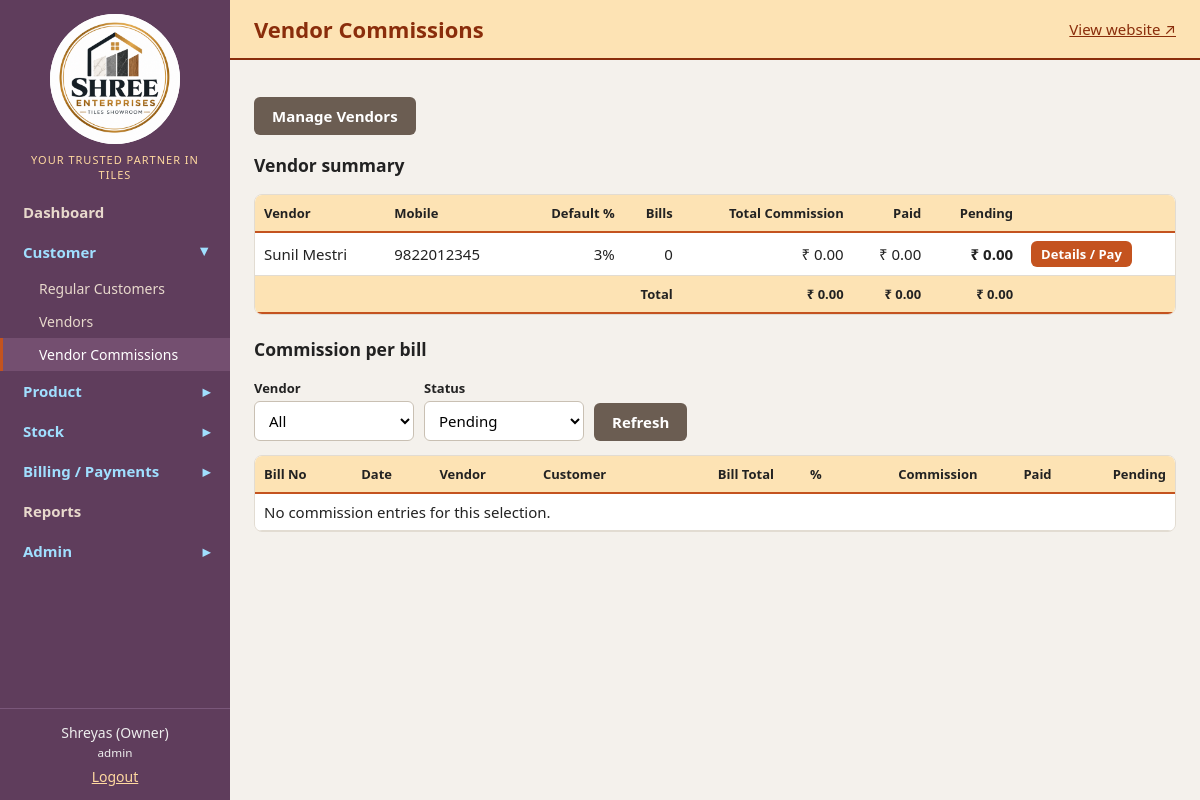
Screenshot of /ShreeEnterprises/vendor_commissions.php (signed in) with the database file from the repository.
### tables this page shows
CREATE TABLE vendors (
  id INT AUTO_INCREMENT PRIMARY KEY,
  name VARCHAR(80) NOT NULL,
  reg_date DATE NOT NULL,
  mobile VARCHAR(15) NOT NULL,
  alt_mobile VARCHAR(15) NULL,
  address VARCHAR(255) NULL,
  commission_pct DECIMAL(5,2) NOT NULL DEFAULT 0,
  note VARCHAR(150) NULL,
  created_at TIMESTAMP DEFAULT CURRENT_TIMESTAMP
);

### ShreeEnterprises/includes/functions.php (called while the page is built, shortened)
<?php
class DbStmt {
    private $res;
    public function __construct($res) { $this->res = $res; }
    public function fetchAll(): array { return $this->res ? $this->res->fetch_all(MYSQLI_ASSOC) : []; }
}
class Db {
    public function __construct(mysqli $c) { $this->c = $c; }
}
function db(): Db {
    static $db = null;
    if ($db === null) {
        try {
            $c = new mysqli(DB_HOST, DB_USER, DB_PASS, DB_NAME);
            $c->set_charset('utf8mb4');
            $db = new Db($c);
        } catch (mysqli_sql_exception $e) {
            http_response_code(500);
            $code = (int)$e->getCode();
            $hint = $code === 1049 ? 'The database "' . DB_NAME . '" does not exist yet: import database/shree_enterprises.sql in phpMyAdmin.'
                  : ($code === 1045 ? 'Wrong DB_USER / DB_PASS in config.php.'
                  : 'Is MySQL running in the XAMPP Control Panel? Check DB_HOST in config.php.');
            die('<div style="font-family:sans-serif;max-width:640px;margin:40px auto"><h3>Database connection failed</h3><p>' . $hint .
                '</p><p style="font-size:13px">Config file in use: <code>' . htmlspecialchars(realpath(__DIR__ . '/../config.php')) . '</code><br>User: <code>' .
                htmlspecialchars(DB_USER) . '</code> · Password set in config: <b>' . (DB_PASS === '' ? 'NO (empty)' : 'yes (' . strlen(DB_PASS) . ' characters)') .
                '</b></p><p style="color:#777;font-size:13px">Technical detail: ' . htmlspecialchars($e->getMessage()) . '</p></div>');
        }
    }
    return $db;
}
function q(string $sql, array $params = []): DbStmt {
    try {
        $st = db()->c->prepare($sql);
        $st->execute();
        $res = $st->get_result();
        return new DbStmt($res ?: null);
    } catch (mysqli_sql_exception $e) {
        throw db_error($e);
    }
}
function rows(string $sql, array $p = []): array { return q($sql, $p)->fetchAll(); }
function e($s): string { return htmlspecialchars((string)$s, ENT_QUOTES, 'UTF-8'); }
function money($n): string { return '₹ ' . number_format((float)$n, 2); }

### ShreeEnterprises/vendor_commissions.php (the view, shortened to what this page needs)
<?php
require_once __DIR__ . '/includes/functions.php';
$status = $_GET['status'] ?? 'pending';
require __DIR__ . '/includes/header.php';
$sum = rows('SELECT v.id, v.name, v.mobile, v.commission_pct, COUNT(vc.id) AS bills, COALESCE(SUM(vc.commission_amount),0) AS comm, COALESCE(SUM(vc.paid_amount),0) AS paid
             FROM vendors v LEFT JOIN vendor_commissions vc ON vc.vendor_id = v.id GROUP BY v.id, v.name, v.mobile, v.commission_pct ORDER BY (COALESCE(SUM(vc.commission_amount),0) - COALESCE(SUM(vc.paid_amount),0)) DESC, v.name');
$sql = 'SELECT vc.*, v.name AS vendor, i.invoice_date, i.total_amount, c.name AS customer FROM vendor_commissions vc
        JOIN vendors v ON v.id = vc.vendor_id JOIN invoices i ON i.id = vc.invoice_id JOIN customers c ON c.id = i.customer_id WHERE 1=1';
$pr = [];
if ($status === 'pending') $sql .= ' AND vc.commission_amount - vc.paid_amount > 0.004';
$list = rows($sql . ' ORDER BY i.invoice_date, vc.id', $pr);
$tC = $tP = 0;
?>
<p><a class="btn alt" href="master.php?m=vendors">Manage Vendors</a></p>
<h3>Vendor summary</h3>
<div class="tw"><table>
<tr><th>Vendor</th><th>Mobile</th><th class="r">Default %</th><th class="r">Bills</th><th class="r">Total Commission</th><th class="r">Paid</th><th class="r">Pending</th><th></th></tr>
<?php foreach ($sum as $s): $tC += $s['comm']; $tP += $s['paid']; ?>
<tr><td><?= e($s['name']) ?></td><td><?= e($s['mobile']) ?></td><td class="r"><?= $s['commission_pct'] + 0 ?>%</td><td class="r"><?= $s['bills'] ?></td>
<td class="r"><?= money($s['comm']) ?></td><td class="r"><?= money($s['paid']) ?></td><td class="r"><b><?= money($s['comm'] - $s['paid']) ?></b></td>
<td style="white-space:nowrap"><a class="btn sm" href="vendor_detail.php?id=<?= $s['id'] ?>">Details / Pay</a></td></tr>
<?php endforeach; if (!$sum): ?><tr><td colspan="8">No vendors yet. Add one in Vendors.</td></tr><?php endif; ?>
<?php if ($sum): ?><tr><th colspan="4" class="r">Total</th><th class="r"><?= money($tC) ?></th><th class="r"><?= money($tP) ?></th><th class="r"><?= money($tC - $tP) ?></th><th></th></tr><?php endif; ?>
</table></div>
<h3 style="margin-top:22px">Commission per bill</h3>
<form class="bar" method="get">
  <div><label>Vendor</label><select name="vid"><option value="">All</option></select></div>
  <div><label>Status</label><select name="status"><option value="pending" <?= $status === 'pending' ? 'selected' : '' ?>>Pending</option></select></div>
  <button class="btn alt">Refresh</button>
</form>
<div class="tw"><table>
<tr><th>Bill No</th><th>Date</th><th>Vendor</th><th>Customer</th><th class="r">Bill Total</th><th class="r">%</th><th class="r">Commission</th><th class="r">Paid</th><th class="r">Pending</th></tr>
<?php $a = $b = 0; foreach ($list as $x): $pend = $x['commission_amount'] - $x['paid_amount']; $a += $x['commission_amount']; $b += $pend; ?>
<tr><td><a href="print_invoice.php?id=<?= $x['invoice_id'] ?>" target="_blank">#<?= $x['invoice_id'] ?></a></td><td><?= dmy($x['invoice_date']) ?></td><td><?= e($x['vendor']) ?></td><td><?= e($x['customer']) ?></td>
<td class="r"><?= money($x['total_amount']) ?></td><td class="r"><?= $x['commission_pct'] + 0 ?>%</td><td class="r"><?= money($x['commission_amount']) ?></td><td class="r"><?= money($x['paid_amount']) ?></td><td class="r"><?= money($pend) ?></td></tr>
<?php endforeach; if (!$list): ?><tr><td colspan="9">No commission entries for this selection.</td></tr><?php endif; ?>
</table></div>
<?php require __DIR__ . '/includes/footer.php'; ?>

### ShreeEnterprises/assets/css/style.css (style rules this page uses)
:root { --brand:#8a2d0b;--brand2:#c4531f;--ink:#222;--bg:#f4f1ec;--card:#fff;--line:#e2dcd2;--ok:#1f7a3f;--err:#b3261e;--accent:#fde3b4 }
* { box-sizing:border-box }
body { margin:0;font-family:system-ui,-apple-system,"Segoe UI",Roboto,sans-serif;background:var(--bg);color:var(--ink);font-size:15px }
a { color:var(--brand) }
label { display:block;font-weight:600;font-size:13px;margin-bottom:4px }
input,select,textarea { width:100%;padding:8px 10px;border:1px solid #c9c0b3;border-radius:6px;font:inherit;background:#fff }
.btn { display:inline-block;background:var(--brand2);color:#fff;border:0;padding:9px 18px;border-radius:6px;cursor:pointer;font:inherit;font-weight:600;text-decoration:none }
.btn.alt { background:#6b5d52 }
.btn.sm { padding:4px 10px;font-size:13px }
table { width:100%;border-collapse:collapse;background:#fff }
th { background:var(--accent);text-align:left;padding:9px;font-size:13px;border-bottom:2px solid var(--brand2) }
td { padding:8px 9px;border-bottom:1px solid var(--line);vertical-align:middle }
.tw { overflow-x:auto;border:1px solid var(--line);border-radius:8px }
.r { text-align:right }
.bar { display:flex;gap:10px;align-items:end;flex-wrap:wrap;margin-bottom:14px }
.bar>div { min-width:160px }

### rows the page displays
vendors: name "Sunil Mestri", mobile "9822012345", $s['commission_pct'] + 0 "3", bills "0", comm "₹ 0.00", paid "₹ 0.00"

### other values shown
SHOP_TAGLINE "YOUR TRUSTED PARTNER IN TILES"
$glabel "Dashboard"
$glabel "Customer"
$label "Regular Customers"
$label "Vendors"
$label "Vendor Commissions"
$glabel "Product"
$glabel "Stock"
$glabel "Billing / Payments"
$glabel "Reports"
$glabel "Admin"
user()['full_name'] "Shreyas (Owner)"
user()['role'] "admin"
$page_title "Vendor Commissions"
money($tC) "₹ 0.00"
